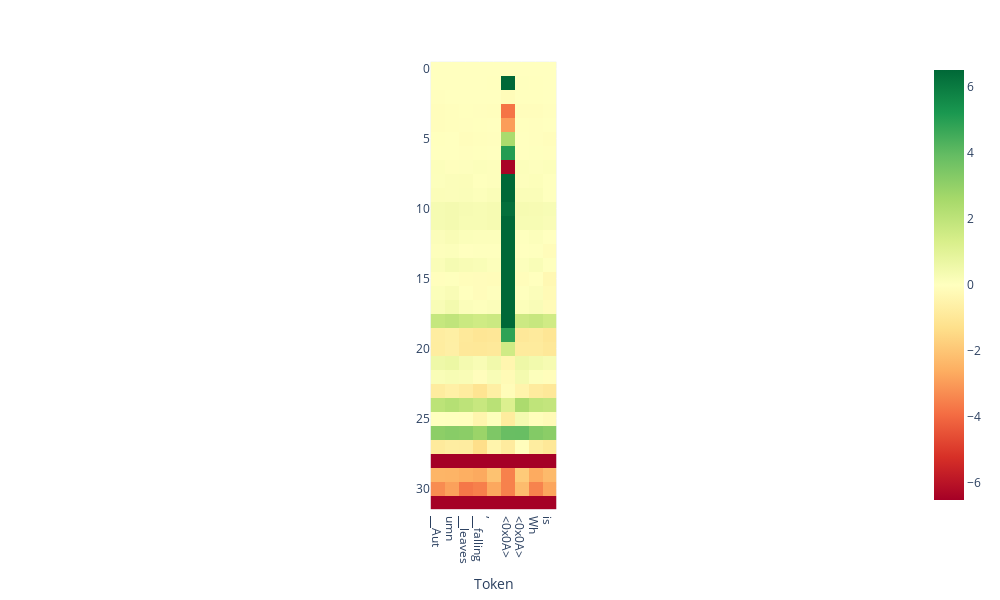

Here is the notebook cell this chart was saved with:
### Code cell
from lmdoctor.plot_utils import plot_projection_heatmap
tokens = tokenizer.tokenize(output['text'])
ld.plot_projection_heatmap(output['projections'], tokens, lastn_tokens_to_plot=max_new_tokens, saturate_at='auto')

### Figure 1 — Plotly figure (JSON) as saved in the notebook; plotly's stock layout.template omitted (floating-point values rounded to 4 significant figures; data arrays with more than 128 entries replaced by an {"elided": "..."} marker saying what was removed)
{"data": [{"coloraxis": "coloraxis", "hovertemplate": "Token: %{x}<br>y: %{y}<br>color: %{z}<extra></extra>", "name": "0", "type": "heatmap", "xaxis": "x", "yaxis": "y", "z": {"elided": "32x9 float values"}}], "layout": {"coloraxis": {"cmax": 6.518, "cmin": -6.518, "colorscale": [[0, "rgb(165,0,38)"], [0.1, "rgb(215,48,39)"], [0.2, "rgb(244,109,67)"], [0.3, "rgb(253,174,97)"], [0.4, "rgb(254,224,139)"], [0.5, "rgb(255,255,191)"], [0.6, "rgb(217,239,139)"], [0.7, "rgb(166,217,106)"], [0.8, "rgb(102,189,99)"], [0.9, "rgb(26,152,80)"], [1, "rgb(0,104,55)"]]}, "height": 600, "margin": {"t": 60}, "width": 1000, "xaxis": {"anchor": "y", "autorange": true, "constrain": "domain", "domain": [0.4239, 0.5761], "range": [-0.5, 8.5], "scaleanchor": "y", "ticktext": ["▁Aut", "umn", "▁leaves", "▁falling", ",", "<0x0A>", "<0x0A>", "Wh", "is", "pers"], "tickvals": [0, 1, 2, 3, 4, 5, 6, 7, 8, 9], "title": {"text": "Token"}}, "yaxis": {"anchor": "x", "autorange": true, "constrain": "domain", "domain": [0, 1], "range": [31.5, -0.5]}}}
